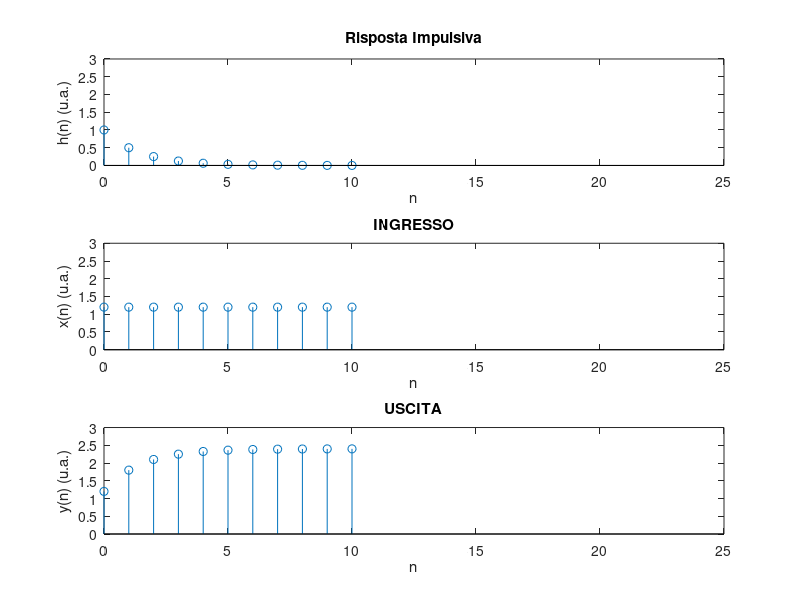

MATLAB code to generate this figure:
%% Elaborazione Segnali Biomedici - Soluzione Laboratorio 06
% Prof. Veronese Mattia - UNIPD

%% OPENING
clear all
close all
clc


%% Esercizio 2

n = [0:1:10];
% Risposta h(n)
h = (0.5).^n;
% Ingresso x(n)
x = 1.2*ones(size(n));
% Uscita
y = conv(h,x);

% Rappresentazione del segnale h, x e y
figure
subplot(3,1,1)
stem(n,h)
xlabel('n')
ylabel('h(n) (u.a.)')
title('Risposta Impulsiva')
axis([0 25 0 3])
subplot(3,1,2)
stem(n,x)
xlabel('n')
ylabel('x(n) (u.a.)')
title('INGRESSO')
axis([0 25 0 3])
subplot(3,1,3)
stem(n,y(1:length(n)))
xlabel('n')
ylabel('y(n) (u.a.)')
title('USCITA')
axis([0 25 0 3])

